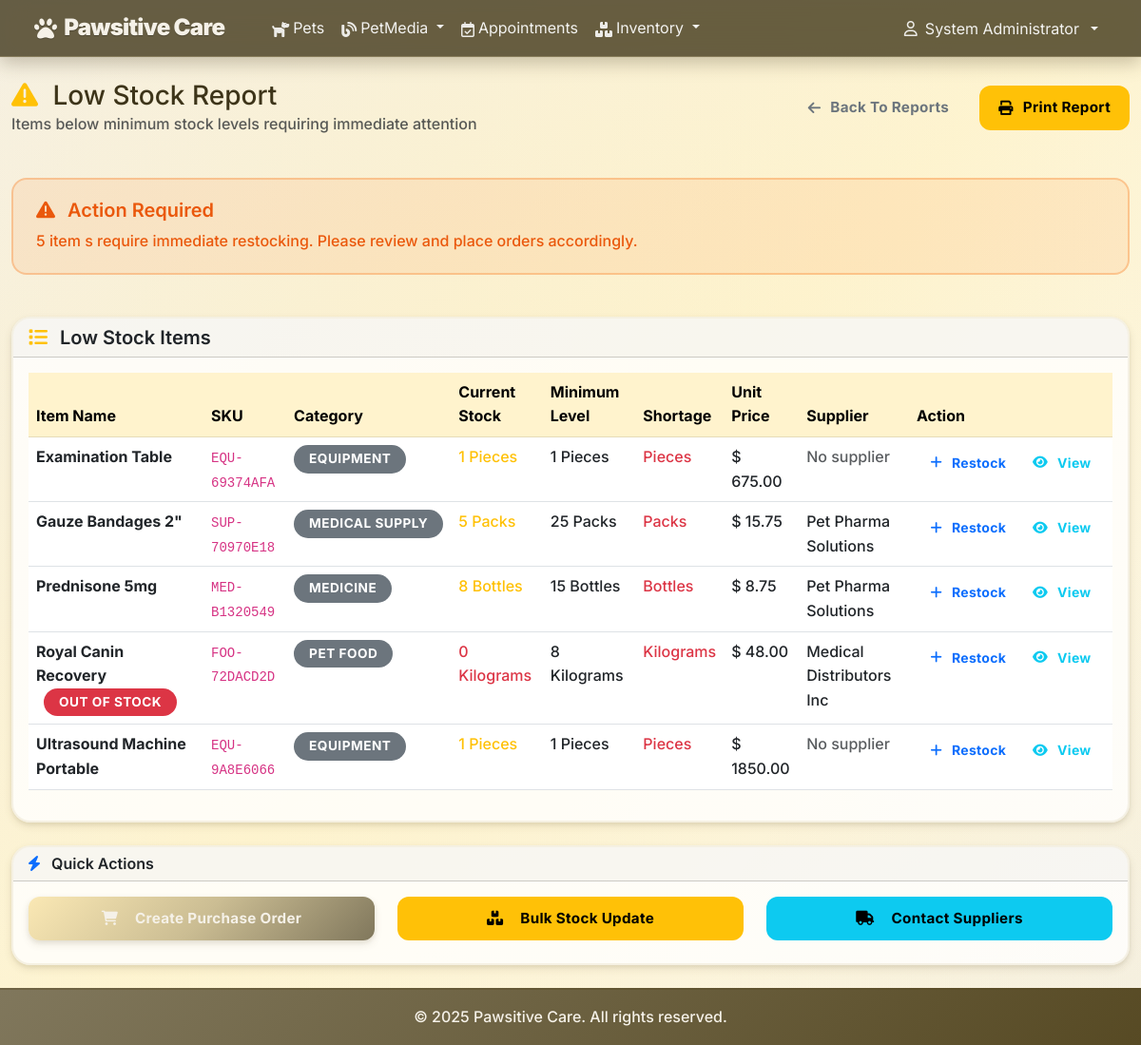
The page /inventory/reports/low-stock/ (signed in) on the database its author committed.
### accounts/models.py (models this page shows, shortened)
class CustomUser(AbstractUser):
    ROLE_CHOICES = [
        ('admin', 'Admin'),
        ('vet', 'Veterinarian'),
        ('staff', 'Staff'),
        ('client', 'Client'),
    ]
    phone = models.CharField(max_length=20, blank=False)
    address = models.TextField(blank=False)
    role = models.CharField(max_length=10, choices=ROLE_CHOICES, default='client')
    def is_admin(self):
        return self.role == 'admin'
    def is_vet(self):
        return self.role == 'vet'
    def is_staff_member(self):
        return self.role == 'staff'

### inventory/models.py (models this page shows, shortened)
class InventoryItem(models.Model):
    CATEGORY_CHOICES = [
        ('MEDICINE', 'Medicine'),
        ('SUPPLY', 'Medical Supply'),
        ('EQUIPMENT', 'Equipment'),
        ('FOOD', 'Pet Food'),
        ('OTHER', 'Other'),
    ]
    UNIT_CHOICES = [
        ('PIECES', 'Pieces'),
        ('BOXES', 'Boxes'),
        ('BOTTLES', 'Bottles'),
        ('KILOGRAMS', 'Kilograms'),
        ('LITERS', 'Liters'),
        ('PACKS', 'Packs'),
    ]
    name = models.CharField(max_length=200)
    description = models.TextField(blank=True)
    sku = models.CharField(max_length=50, unique=True, help_text="Stock Keeping Unit")
    category = models.CharField(max_length=20, choices=CATEGORY_CHOICES)
    unit_price = models.DecimalField(max_digits=10, decimal_places=2)
    quantity_in_stock = models.PositiveIntegerField(default=0)
    unit = models.CharField(max_length=20, choices=UNIT_CHOICES, default='PIECES')
    minimum_stock_level = models.PositiveIntegerField(default=10)
    reorder_point = models.PositiveIntegerField(default=20)
    supplier = models.ForeignKey('Supplier', on_delete=models.SET_NULL, null=True, blank=True)
    expiry_date = models.DateField(null=True, blank=True)
    last_restocked = models.DateTimeField(null=True, blank=True)
    created_at = models.DateTimeField(auto_now_add=True)
    updated_at = models.DateTimeField(auto_now=True)
    is_active = models.BooleanField(default=True)
    objects = InventoryManager()
    class Meta:
        ordering = ['name']
        indexes = [
            models.Index(fields=['sku']),
            models.Index(fields=['category']),
            models.Index(fields=['quantity_in_stock']),
        ]
    def is_out_of_stock(self):
        return self.quantity_in_stock == 0

class Supplier(models.Model):
    name = models.CharField(max_length=200)
    contact_person = models.CharField(max_length=100, blank=True)
    email = models.EmailField(blank=True)
    phone = models.CharField(max_length=20, blank=True)
    address = models.TextField(blank=True)
    is_active = models.BooleanField(default=True)
    created_at = models.DateTimeField(auto_now_add=True)

### inventory/views.py (the view)
# urls.py: path('reports/low-stock/', views.low_stock_report_view, name='low_stock_report'),
@login_required
def low_stock_report_view(request):
    repo = get_inventory_repo()
    low_stock_items = repo.get_low_stock_items()
    context = {'items': low_stock_items, 'report_title': 'Low Stock Report'}
    return render(request, 'inventory/low_stock_report.html', context)

### inventory/models.py (called while the page is built)
    def get_queryset(self):
        return InventoryQuerySet(self.model, using=self._db)

### inventory/patterns/repository.py (called while the page is built)
def get_inventory_repo():
    return InventoryRepository()

    def get_low_stock_items(self, threshold: Optional[int] = None) -> models.QuerySet:
        if threshold is None:
            return self.model_class.objects.filter(
                quantity_in_stock__lte=F('minimum_stock_level')
            )
        else:
            return self.model_class.objects.filter(
                quantity_in_stock__lte=threshold
            )

### petmedia/context_processors.py (called while the page is built)
def recent_blog_posts(request):
    try:
        recent_posts = repo_manager.posts.get_recent_posts(limit=3)
        return {'recent_blog_posts': recent_posts}
    except Exception:
        return {'recent_blog_posts': []}

def blog_stats(request):
    try:
        if request.user.is_authenticated:
            user_posts_count = repo_manager.posts.get_by_author(request.user).count()
            return {'user_blog_posts_count': user_posts_count}
        return {'user_blog_posts_count': 0}
    except Exception:
        return {'user_blog_posts_count': 0}

### petmedia/patterns/repository.py (called while the page is built)
    def get_by_author(self, author: 'User') -> QuerySet['BlogPost']:
        return self.model.objects.filter(
            author=author
        ).select_related('category', 'related_pet')

    def get_recent_posts(self, limit: int = 10) -> QuerySet['BlogPost']:
        return self.model.objects.filter(
            is_published=True
        ).order_by('-created_at')[:limit].select_related('author', 'category', 'related_pet')

    @property
    def posts(self) -> BlogPostRepository:
        if self._post_repo is None:
            self._post_repo = BlogPostRepository()
        return self._post_repo

### inventory/templates/inventory/low_stock_report.html (shortened to what this page needs)
{% extends 'base.html' %}
{% load static %}
{% block content %}
<div class="container-fluid py-4">
  <div class="row mb-4">
    <div class="col-12">
      <div class="d-flex justify-content-between align-items-center">
        <div>
          <h1 class="h3 mb-0">
            <i class="fas fa-exclamation-triangle text-warning me-2"></i>
            {{ report_title }}
          </h1>
          <p class="text-muted mb-0">Items below minimum stock levels requiring immediate attention</p>
        </div>
        <div>
          <a href="{% url 'inventory:reports' %}" class="btn btn-outline-secondary me-2">
            <i class="fas fa-arrow-left"></i> Back to Reports
          </a>
          <button class="btn btn-warning" onclick="window.print()">
            <i class="fas fa-print"></i> Print Report
          </button>
        </div>
      </div>
    </div>
  </div>
  {% if items %}
  <div class="row mb-4">
    <div class="col-12">
      <div class="alert alert-warning">
        <h5 class="alert-heading">
          <i class="fas fa-exclamation-triangle me-2"></i>
          Action Required
        </h5>
        <p class="mb-0">
          {{ items|length }} item
          {{ items|length|pluralize }} require
          {{ items|length|pluralize:"s," }} immediate restocking. Please review and place orders accordingly.
        </p>
      </div>
    </div>
  </div>
  {% endif %}
  <div class="row">
    <div class="col-12">
      <div class="card">
        <div class="card-header">
          <h5 class="mb-0">
            <i class="fas fa-list text-warning me-2"></i>
            Low Stock Items
          </h5>
        </div>
        <div class="card-body">
          {% if items %}
          <div class="table-responsive">
            <table class="table table-hover">
              <thead class="table-warning">
                <tr>
                  <th>Item Name</th>
                  <th>SKU</th>
                  <th>Category</th>
                  <th>Current Stock</th>
                  <th>Minimum Level</th>
                  <th>Shortage</th>
                  <th>Unit Price</th>
                  <th>Supplier</th>
                  <th>Action</th>
                </tr>
              </thead>
              <tbody>
                {% for item in items %}
                <tr>
                  <td>
                    <strong>
                      {{ item.name }}</strong>
                    {% if item.is_out_of_stock %}
                    <span class="badge bg-danger ms-2">OUT OF STOCK</span>
                    {% endif %}
                  </td>
                  <td><code>
                      {{ item.sku }}</code></td>
                  <td>
                    <span class="badge bg-secondary">
                      {{ item.get_category_display }}</span>
                  </td>
                  <td>
                    <span class="text-{% if item.is_out_of_stock %}danger{% else %}warning{% endif %}">
                      {{ item.quantity_in_stock }}
                      {{ item.get_unit_display }}
                    </span>
                  </td>
                  <td>
                    {{ item.minimum_stock_level }}
                    {{ item.get_unit_display }}
                  </td>
                  <td>
                    <span class="text-danger">
                      {{ item.get_unit_display }}
                    </span>
                  </td>
                  <td>$
                    {{ item.unit_price }}
                  </td>
                  <td>
                    {% if item.supplier %}
                    {{ item.supplier.name }}
                    {% else %}
                    <span class="text-muted">No supplier</span>
                    {% endif %}
                  </td>
                  <td>
                    <div class="btn-group" role="group">
                      <a href="{% url 'inventory:stock_update' item.pk %}" class="btn btn-sm btn-outline-primary">
                        <i class="fas fa-plus"></i> Restock
                      </a>
                      <a href="{% url 'inventory:item_detail' item.pk %}" class="btn btn-sm btn-outline-info">
                        <i class="fas fa-eye"></i> View
                      </a>
                    </div>
                  </td>
                </tr>
                {% endfor %}
              </tbody>
            </table>
          </div>
          {% endif %}
        </div>
      </div>
    </div>
  </div>
  {% if items %}
  <div class="row mt-4">
    <div class="col-12">
      <div class="card">
        <div class="card-header">
          <h6 class="mb-0">
            <i class="fas fa-bolt text-primary me-2"></i>
            Quick Actions
          </h6>
        </div>
        <div class="card-body">
          <div class="row">
            <div class="col-md-4">
              <a href="{% url 'inventory:purchase_order_create' %}" class="btn btn-primary w-100 mb-2">
                <i class="fas fa-shopping-cart me-2"></i>
                Create Purchase Order
              </a>
            </div>
            <div class="col-md-4">
              <a href="{% url 'inventory:bulk_stock_update' %}" class="btn btn-warning w-100 mb-2">
                <i class="fas fa-boxes me-2"></i>
                Bulk Stock Update
              </a>
            </div>
            <div class="col-md-4">
              <a href="{% url 'inventory:supplier_list' %}" class="btn btn-info w-100 mb-2">
                <i class="fas fa-truck me-2"></i>
                Contact Suppliers
              </a>
            </div>
          </div>
        </div>
      </div>
    </div>
  </div>
  {% endif %}
</div>
{% endblock %}

### accounts/templates/base.html (shortened to what this page needs)
<!DOCTYPE html>
<html lang="en">
<head>
  <link href="https://cdn.jsdelivr.net/npm/bootstrap@5.3.0/dist/css/bootstrap.min.css" rel="stylesheet">
  <link href="https://cdnjs.cloudflare.com/ajax/libs/font-awesome/6.0.0/css/all.min.css" rel="stylesheet">
  {% load static %}
  <link rel="stylesheet" href="{% static 'style.css' %}">
</head>
<body>
  <nav class="navbar navbar-expand-lg navbar-dark app-navbar">
    <div class="container-fluid nav-inner">
      <a class="navbar-brand d-flex align-items-center gap-2" href="{% url 'home' %}">
        <i class="fas fa-paw"></i>
        <span>Pawsitive Care</span>
      </a>
      <div class="collapse navbar-collapse" id="navbarNav">
        {% if user.is_authenticated %}
        <ul class="navbar-nav me-auto">
          <li class="nav-item">
            <a class="nav-link" href="{% url 'pets:pet_list' %}">
              <i class="fa-solid fa-dog me-1"></i>Pets
            </a>
          </li>
          <li class="nav-item dropdown">
            <a class="nav-link dropdown-toggle" href="#" id="blogDropdown" role="button" data-bs-toggle="dropdown" aria-expanded="false">
              <i class="fas fa-blog me-1"></i>PetMedia
            </a>
          </li>
          {% if user.is_staff %}
          <li class="nav-item">
            <a class="nav-link" href="{% url 'appointments:staff_calendar' %}">
              <i class="fa-regular fa-calendar-check me-1"></i>Appointments
            </a>
          </li>
          {% endif %}
          {% if user.is_staff_member or user.is_vet or user.is_admin %}
          <li class="nav-item dropdown">
            <a class="nav-link dropdown-toggle" href="#" id="inventoryDropdown" role="button" data-bs-toggle="dropdown" aria-expanded="false">
              <i class="fas fa-boxes me-1"></i>Inventory
            </a>
          </li>
          {% endif %}
        </ul>
        <ul class="navbar-nav">
          <li class="nav-item dropdown">
            <a class="nav-link dropdown-toggle d-flex align-items-center gap-2" href="#" id="userDropdown" role="button" data-bs-toggle="dropdown" aria-expanded="false">
              <i class="fa-regular fa-user"></i>
              <span>
                {{ user.get_full_name|default:user.username }}</span>
            </a>
          </li>
        </ul>
        {% endif %}
      </div>
    </div>
  </nav>
  <main class=>
    {% block content %}{% endblock %}
  </main>
  <footer class="py-3 mt-auto">
    <div class="container text-center">
      <p class="mb-0">&copy; {% now "Y" %} Pawsitive Care. All rights reserved.</p>
    </div>
  </footer>
</body>
</html>

### rows shown on the page
CustomUser: get_full_name "System Administrator"
InventoryItem: name "Examination Table", sku "EQU-69374AFA", category "EQUIPMENT", quantity_in_stock "1", unit "Pieces", minimum_stock_level "1", unit_price "675.00", shows "No supplier"
InventoryItem: name "Gauze Bandages 2\"", sku "SUP-70970E18", category "MEDICAL SUPPLY", quantity_in_stock "5", unit "Packs", minimum_stock_level "25", unit_price "15.75", supplier.name "Pet Pharma Solutions"
InventoryItem: name "Prednisone 5mg", sku "MED-B1320549", category "MEDICINE", quantity_in_stock "8", unit "Bottles", minimum_stock_level "15", unit_price "8.75", supplier.name "Pet Pharma Solutions"
InventoryItem: name "Royal Canin Recovery", shows "OUT OF STOCK", sku "FOO-72DACD2D", category "PET FOOD", quantity_in_stock "0", unit "Kilograms", minimum_stock_level "8", unit_price "48.00", supplier.name "Medical Distributors Inc"
InventoryItem: name "Ultrasound Machine Portable", sku "EQU-9A8E6066", category "EQUIPMENT", quantity_in_stock "1", unit "Pieces", minimum_stock_level "1", unit_price "1850.00", shows "No supplier"

### other values the page prints
{{ report_title }} "Low Stock Report"
{{ items|length }} "5"
